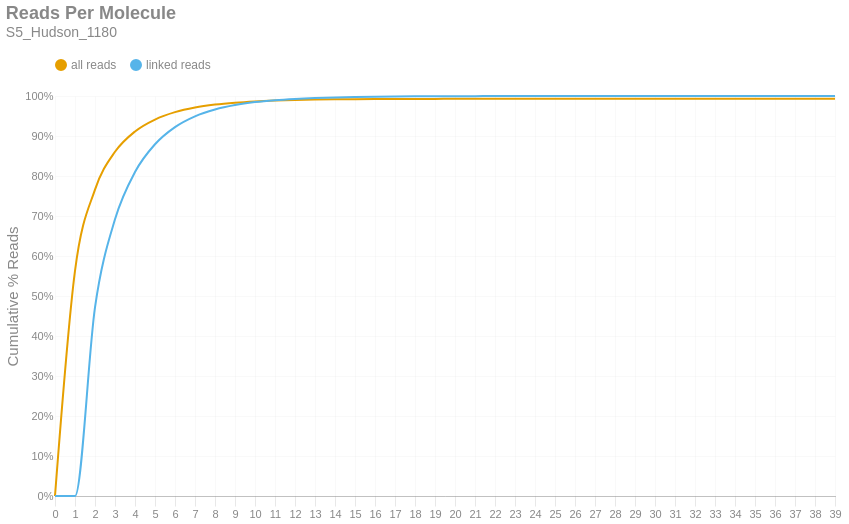

This figure's notebook cell:
### Markdown cell above
### Reads per Molecule
This chart shows the cumulative distribution of the number of reads per linked molecule. That is, how many alignments are associated with a unique molecule. This excludes the number of reads associated with invalid or absent linked-read barcodes. The `linked` histogram is the percentages recalculated when disregarding singletons.

### Code cell
if SKIPLR:
    print_html(f"Skipped")
else:
    counts = np.bincount(valids['reads'].cast(pl.Int64).to_numpy())
    weighted = counts * np.arange(len(counts))
    all_perc = weighted / n_reads
    linked_perc = weighted / n_linked_reads
    linked_perc[1] = 0
    binned_df = pl.DataFrame({
        'readsper': list(range(len(counts))),
        'all reads (cumsum)': np.cumsum(all_perc).tolist(),
        'linked reads (cumsum)': np.cumsum(linked_perc).tolist(),
    })

    with SafeRender(binned_df):
        (
            density_plot(binned_df, 'Reads Per Molecule', samplename, 'readspmol')
            .encode(
                x=alt.X('readsper:O', title=None).axis(labelAngle=0).scale(padding=0),
                y=alt.Y('value:Q', title='Cumulative % Reads').axis(format='%').stack(False),
                color=alt.Color("key:N").scale(domain=["all reads", "linked reads"]),
                tooltip=[
                    alt.Tooltip("key:N", title="Data Type"),
                    alt.Tooltip("readsper:O", title="Reads Per Molecule"),
                    alt.Tooltip("value:Q", format=".2%", title="% Reads (Cum.)")
                ]            
            )
        ).display()

### Figure 1 — Vega-Lite specification as saved in the notebook (floating-point values rounded to 4 significant figures)
{"width": "container", "height": 400, "config": {"title": {"anchor": "start", "dy": -15, "fontSize": 18, "color": "#888888", "subtitleColor": "#888888", "subtitleFontSize": 14}, "arc": {"fill": "#0072B2"}, "axis": {"domainColor": "#888888", "domainWidth": 0.5, "gridWidth": 0.2, "grid": false, "titleFontWeight": 400, "titleFontSize": 15, "labelFontSize": 11, "labelColor": "#888888", "tickColor": "#888888", "tickWidth": 0.2, "titleColor": "#888888"}, "axisBand": {"grid": false}, "axisX": {"grid": true, "tickSize": 10, "domainCap": "round"}, "axisY": {"domain": false, "grid": true, "tickSize": 0, "domainCap": "round"}, "background": "transparent", "header": {"labelFontSize": 15, "labelColor": "#888888", "titleFontSize": 15, "titleFontWeight": 600, "titleColor": "#888888"}, "legend": {"labelFont": "sans-serif", "labelFontSize": 12, "labelColor": "#888888", "symbolSize": 100, "symbolType": "circle", "titleFontSize": 12, "titlePadding": 10, "titleColor": "#888888", "title": null, "orient": "top"}, "range": {"category": ["#E69F00", "#56B4E9", "#009E73", "#F0E442", "#0072B2", "#D55E00", "#CC79A7", "#000000"], "diverging": ["#cfe8f3", "#a2d4ec", "#73bfe2", "#46abdb", "#1696d2", "#12719e"]}, "area": {"fill": "#0072B2", "fillOpacity": 0.7, "line": true, "strokeOpacity": 0.7}, "line": {"color": "#0072B2", "stroke": "#0072B2", "strokeWidth": 2}, "trail": {"color": "#0072B2", "stroke": "#0072B2", "strokeWidth": 0, "size": 1}, "point": {"filled": true, "fillOpacity": 1.0, "size": 95}, "text": {"color": "#888888", "fontSize": 11, "align": "right", "fontWeight": 400, "size": 11}, "bar": {"fill": "#0072B2", "stroke": null}, "view": {"stroke": null, "continuousWidth": 660, "continuousHeight": 400}}, "data": {"name": "data-cf058df7f49edfd926842725a0cc5c41"}, "mark": {"type": "line", "interpolate": "monotone", "point": {"opacity": 0, "size": 275}}, "encoding": {"color": {"field": "key", "scale": {"domain": ["all reads", "linked reads"]}, "type": "nominal"}, "tooltip": [{"field": "key", "title": "Data Type", "type": "nominal"}, {"field": "readsper", "title": "Reads Per Molecule", "type": "ordinal"}, {"field": "value", "format": ".2%", "title": "% Reads (Cum.)", "type": "quantitative"}], "x": {"axis": {"labelAngle": 0}, "field": "readsper", "scale": {"padding": 0}, "title": null, "type": "ordinal"}, "y": {"axis": {"format": "%"}, "field": "value", "stack": false, "title": "Cumulative % Reads", "type": "quantitative"}}, "params": [{"name": "param_c36ac31b6afebe62", "select": {"type": "point", "fields": ["key"]}, "bind": "legend"}], "title": {"text": "Reads Per Molecule", "subtitle": "S5_Hudson_1180"}, "transform": [{"fold": ["all reads (cumsum)", "linked reads (cumsum)"]}, {"calculate": "replace(datum.key, ' (cumsum)', '')", "as": "key"}, {"filter": {"param": "param_c36ac31b6afebe62"}}], "usermeta": {"embedOptions": {"downloadFileName": "S5_Hudson_1180.readspmol"}}, "$schema": "https://vega.github.io/schema/vega-lite/v6.1.0.json", "datasets": {"data-cf058df7f49edfd926842725a0cc5c41": [{"readsper": 0, "all reads (cumsum)": 0.0, "linked reads (cumsum)": 0.0}, {"readsper": 1, "all reads (cumsum)": 0.563, "linked reads (cumsum)": 0.0}, {"readsper": 2, "all reads (cumsum)": 0.7659, "linked reads (cumsum)": 0.4717}, {"readsper": 3, "all reads (cumsum)": 0.8605, "linked reads (cumsum)": 0.6917}, {"readsper": 4, "all reads (cumsum)": 0.9113, "linked reads (cumsum)": 0.81}, {"readsper": 5, "all reads (cumsum)": 0.9412, "linked reads (cumsum)": 0.8793}, {"readsper": 6, "all reads (cumsum)": 0.9596, "linked reads (cumsum)": 0.9222}, {"readsper": 7, "all reads (cumsum)": 0.9712, "linked reads (cumsum)": 0.9492}, {"readsper": 8, "all reads (cumsum)": 0.9786, "linked reads (cumsum)": 0.9662}, {"readsper": 9, "all reads (cumsum)": 0.9833, "linked reads (cumsum)": 0.9774}, {"readsper": 10, "all reads (cumsum)": 0.9865, "linked reads (cumsum)": 0.9848}, {"readsper": 11, "all reads (cumsum)": 0.9886, "linked reads (cumsum)": 0.9896}, {"readsper": 12, "all reads (cumsum)": 0.99, "linked reads (cumsum)": 0.9928}, {"readsper": 13, "all reads (cumsum)": 0.9909, "linked reads (cumsum)": 0.995}, {"readsper": 14, "all reads (cumsum)": 0.9916, "linked reads (cumsum)": 0.9965}, {"readsper": 15, "all reads (cumsum)": 0.992, "linked reads (cumsum)": 0.9976}, {"readsper": 16, "all reads (cumsum)": 0.9923, "linked reads (cumsum)": 0.9982}, {"readsper": 17, "all reads (cumsum)": 0.9925, "linked reads (cumsum)": 0.9987}, {"readsper": 18, "all reads (cumsum)": 0.9927, "linked reads (cumsum)": 0.9991}, {"readsper": 19, "all reads (cumsum)": 0.9928, "linked reads (cumsum)": 0.9994}, {"readsper": 20, "all reads (cumsum)": 0.9929, "linked reads (cumsum)": 0.9995}, {"readsper": 21, "all reads (cumsum)": 0.9929, "linked reads (cumsum)": 0.9997}, {"readsper": 22, "all reads (cumsum)": 0.993, "linked reads (cumsum)": 0.9998}, {"readsper": 23, "all reads (cumsum)": 0.993, "linked reads (cumsum)": 0.9998}, {"readsper": 24, "all reads (cumsum)": 0.993, "linked reads (cumsum)": 0.9999}, {"readsper": 25, "all reads (cumsum)": 0.993, "linked reads (cumsum)": 0.9999}, {"readsper": 26, "all reads (cumsum)": 0.993, "linked reads (cumsum)": 0.9999}, {"readsper": 27, "all reads (cumsum)": 0.993, "linked reads (cumsum)": 0.9999}, {"readsper": 28, "all reads (cumsum)": 0.9931, "linked reads (cumsum)": 1.0}, {"readsper": 29, "all reads (cumsum)": 0.9931, "linked reads (cumsum)": 1.0}, {"readsper": 30, "all reads (cumsum)": 0.9931, "linked reads (cumsum)": 1.0}, {"readsper": 31, "all reads (cumsum)": 0.9931, "linked reads (cumsum)": 1.0}, {"readsper": 32, "all reads (cumsum)": 0.9931, "linked reads (cumsum)": 1.0}, {"readsper": 33, "all reads (cumsum)": 0.9931, "linked reads (cumsum)": 1.0}, {"readsper": 34, "all reads (cumsum)": 0.9931, "linked reads (cumsum)": 1.0}, {"readsper": 35, "all reads (cumsum)": 0.9931, "linked reads (cumsum)": 1.0}, {"readsper": 36, "all reads (cumsum)": 0.9931, "linked reads (cumsum)": 1.0}, {"readsper": 37, "all reads (cumsum)": 0.9931, "linked reads (cumsum)": 1.0}, {"readsper": 38, "all reads (cumsum)": 0.9931, "linked reads (cumsum)": 1.0}, {"readsper": 39, "all reads (cumsum)": 0.9931, "linked reads (cumsum)": 1.0}]}}
